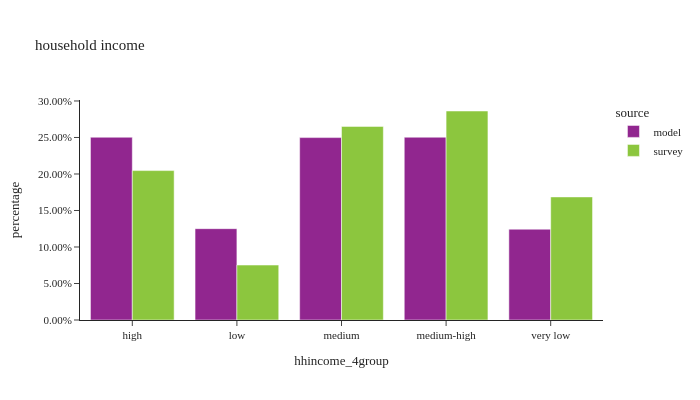

Notebook code cell kept with this figure:
### Markdown cell above
## demographics

### Code cell
plot_hh_stat(df_hh, 'hhincome_4group', 'household income')

### Figure 1 — Plotly figure (JSON) as saved in the notebook; plotly's stock layout.template omitted (floating-point values rounded to 4 significant figures)
{"data": [{"alignmentgroup": "True", "customdata": [[434306], [217056], [433458], [434341], [215755]], "hovertemplate": "source=model<br>hhincome_4group=%{x}<br>percentage=%{y}<br>sample count=%{customdata[0]}<extra></extra>", "legendgroup": "model", "marker": {"color": "#91268F", "pattern": {"shape": ""}}, "name": "model", "offsetgroup": "model", "orientation": "v", "showlegend": true, "textposition": "auto", "type": "bar", "x": ["high", "low", "medium", "medium-high", "very low"], "xaxis": "x", "y": [0.2503, 0.1251, 0.2498, 0.2504, 0.1244], "yaxis": "y"}, {"alignmentgroup": "True", "customdata": [[576], [284], [883], [1004], [559]], "hovertemplate": "source=survey<br>hhincome_4group=%{x}<br>percentage=%{y}<br>sample count=%{customdata[0]}<extra></extra>", "legendgroup": "survey", "marker": {"color": "#8CC63E", "pattern": {"shape": ""}}, "name": "survey", "offsetgroup": "survey", "orientation": "v", "showlegend": true, "textposition": "auto", "type": "bar", "x": ["high", "low", "medium", "medium-high", "very low"], "xaxis": "x", "y": [0.2047, 0.07526, 0.2652, 0.2863, 0.1686], "yaxis": "y"}], "layout": {"barmode": "group", "font": {"size": 11}, "height": 400, "legend": {"title": {"text": "source"}, "tracegroupgap": 0}, "title": {"text": "household income"}, "width": 700, "xaxis": {"anchor": "y", "domain": [0.0, 1.0], "title": {"text": "hhincome_4group"}}, "yaxis": {"anchor": "x", "domain": [0.0, 1.0], "tickformat": ".2%", "title": {"text": "percentage"}}}}
